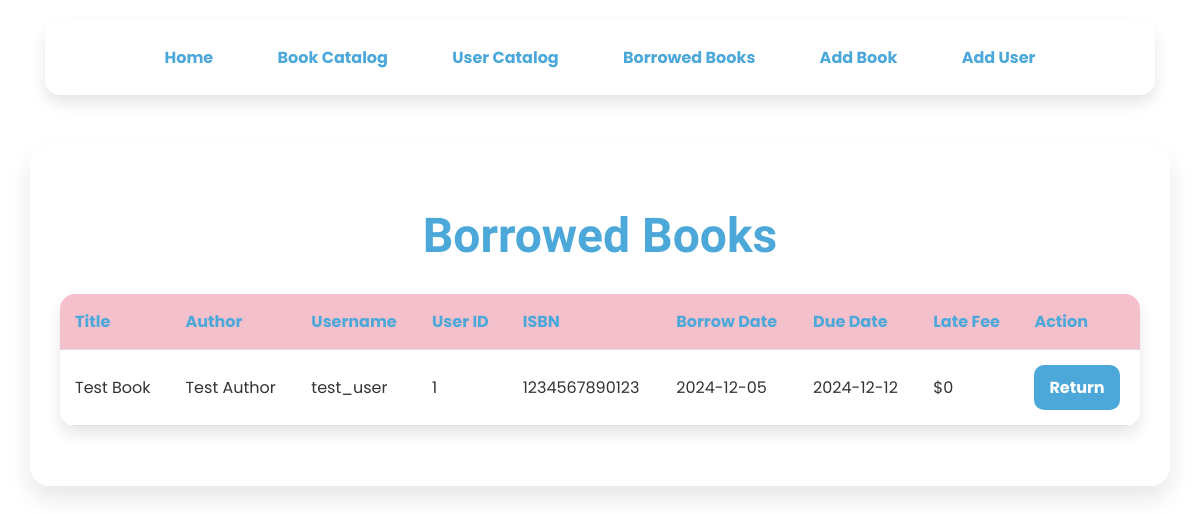
The app's page /borrowed_books, older data.
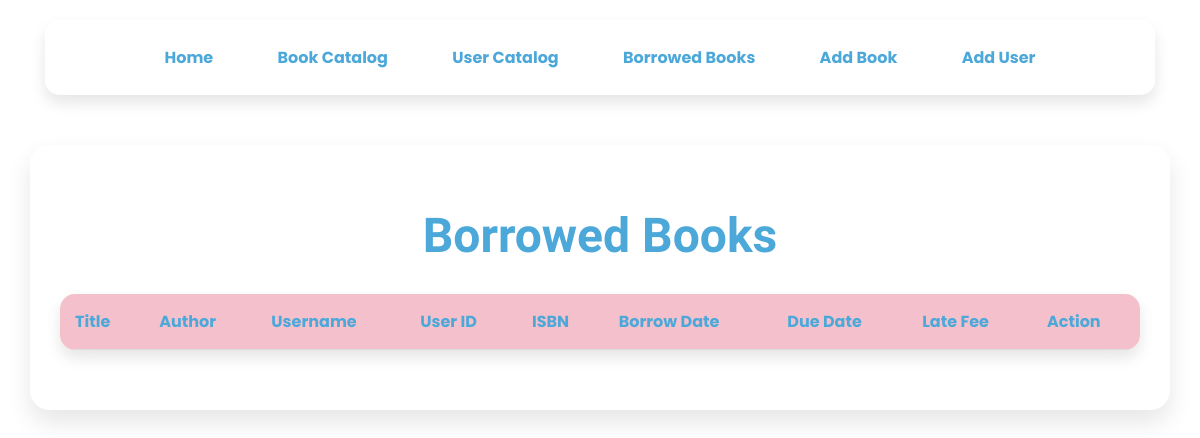
The same page, newer data.
### app/models.py (models this page shows, shortened)
class Borrow(db.Model):
    id = db.Column(db.Integer, primary_key=True)
    book_id = db.Column(db.Integer, db.ForeignKey('book.id'), nullable=False)
    user_id = db.Column(db.Integer, db.ForeignKey('user.id'), nullable=False)
    borrow_date = db.Column(db.DateTime, nullable=False, default=datetime.utcnow)
    return_date = db.Column(db.DateTime, nullable=True)
    due_date = db.Column(db.DateTime, nullable=False, default=lambda: datetime.utcnow() + timedelta(days=14))
    def late_fee(self):
        if not self.return_date:
            return_date = datetime.now()
        else:
            return_date = self.return_date
        if return_date > self.due_date:
            days_late = (return_date - self.due_date).days
            return days_late * 1  # Late fee of $1 per day
        return 0

class Book(db.Model):
    id = db.Column(db.Integer, primary_key=True)
    title = db.Column(db.String(150), nullable=False)
    author = db.Column(db.String(150), nullable=False)
    isbn = db.Column(db.String(13), unique=True, nullable=False)
    quantity = db.Column(db.Integer, nullable=False, default=1)
    publication_year = db.Column(db.Integer, nullable=False)
    genre = db.Column(db.String(100), nullable=False)
    borrows = db.relationship('Borrow', backref='book', lazy=True)

class User(db.Model):
    id = db.Column(db.Integer, primary_key=True)
    name = db.Column(db.String(100), nullable=False)
    email = db.Column(db.String(100), nullable=False)
    phone_number = db.Column(db.String(20), nullable=True)
    birthdate = db.Column(db.Date, nullable=True)
    borrowed_books = relationship('Borrow', backref='user', cascade='all, delete-orphan')

### app/routes.py (the view)
@main.route('/borrowed_books')
def borrowed_books():
    borrowed_books = Borrow.query.filter_by(return_date=None).all()
    for borrow in borrowed_books:
        borrow.late_fee_amount = borrow.late_fee()
    return render_template('borrowed_books.html', borrowed_books=borrowed_books)

### app/templates/borrowed_books.html (shortened to what this page needs)
<!DOCTYPE html>
<html lang="en">
<head>
</head>
<body>
<nav>
    <a href="{{ url_for('main.home') }}">Home</a>
    <a href="{{ url_for('main.catalog') }}">Book Catalog</a>
    <a href="{{ url_for('main.users') }}">User Catalog</a>
    <a href="{{ url_for('main.borrowed_books') }}">Borrowed Books</a>
    <a href="{{ url_for('main.add_book') }}">Add Book</a>
    <a href="{{ url_for('main.add_user') }}">Add User</a>
</nav>
<div class="container">
    <h1>Borrowed Books</h1>
    <table>
        <thead>
        <tr>
            <th>Title</th>
            <th>Author</th>
            <th>Username</th>
            <th>User ID</th>
            <th>ISBN</th>
            <th>Borrow Date</th>
            <th>Due Date</th>
            <th>Late Fee</th>
            <th>Action</th>
        </tr>
        </thead>
        <tbody>
        {% for borrow in borrowed_books %}
        <tr>
            <td>{{ borrow.book.title }}</td>
            <td>{{ borrow.book.author }}</td>
            <td>{{ borrow.user.name }}</td>
            <td>{{ borrow.user_id }}</td>
            <td>{{ borrow.book.isbn }}</td>
            <td>{{ borrow.borrow_date.strftime('%Y-%m-%d') }}</td>
            <td>{{ borrow.due_date.strftime('%Y-%m-%d') }}</td>
            <td class="late-fee" data-borrow-id="{{ borrow.id }}">
                ${{ borrow.late_fee_amount }}
            </td>
            <td>
                {% if borrow.return_date %}
                <span>Returned</span>
                {% else %}
                <a href="#" class="btn return-btn" data-borrow-id="{{ borrow.id }}">Return</a>
                {% endif %}
            </td>
        </tr>
        {% endfor %}
        </tbody>
    </table>
</div>
</body>
</html>

Row changes from the older to the newer data that the page shows:
no longer on this page (row edited): Borrow: book "Test Book", book.author "Test Author", user.name "test_user", user_id "1", book.isbn "1234567890123", borrow_date "2024-12-05", due_date "2024-12-12", late_fee_amount "0"
